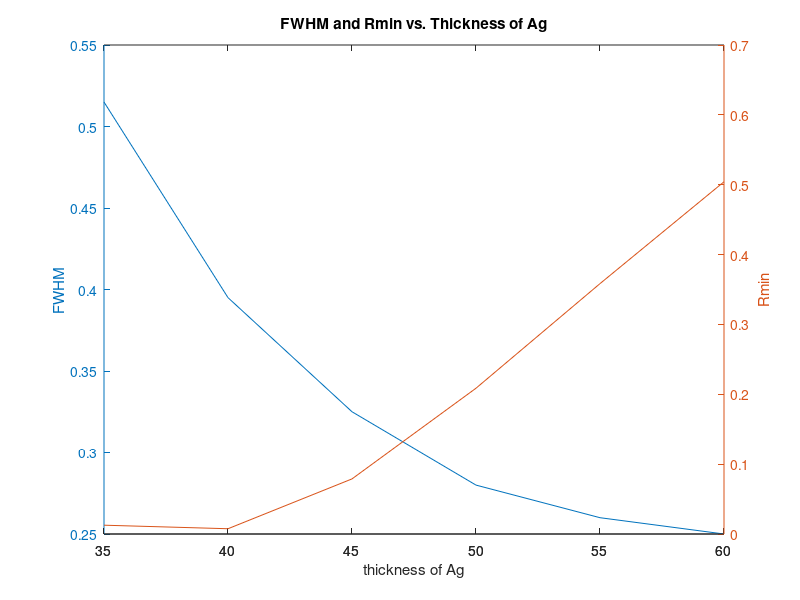

This figure's MATLAB source:
thickness=[35 40 45 50 55 60];
sensitivity=[178.5 178.5 178.5 178 178 178.5]
fom=[346.601 451.8987 549.2308 635.7143 684.6154 714]

fwhm = [0.515 , 0.395 , 0.325 , 0.28 , 0.26 , 0.25]
rmin = [0.012608 , 0.0075425 , 0.07887 , 0.20868 , 0.35842 ,0.50423]












%30 92    274.6269
%30 0.335 0.00047719


%35 1385.5 2690.2913

% Plotting using plotyy
figure;
[ax, h1, h2] = plotyy(thickness, fwhm, thickness, rmin, 'plot');

% Customizing plot
title('FWHM and Rmin vs. Thickness of Ag');
xlabel('thickness of Ag');
ylabel(ax(1), 'FWHM');
ylabel(ax(2), 'Rmin');

% Adding legend
%legend([h1, h2], {'Rmin', 'FWHM'}, 'Location', 'northwest');